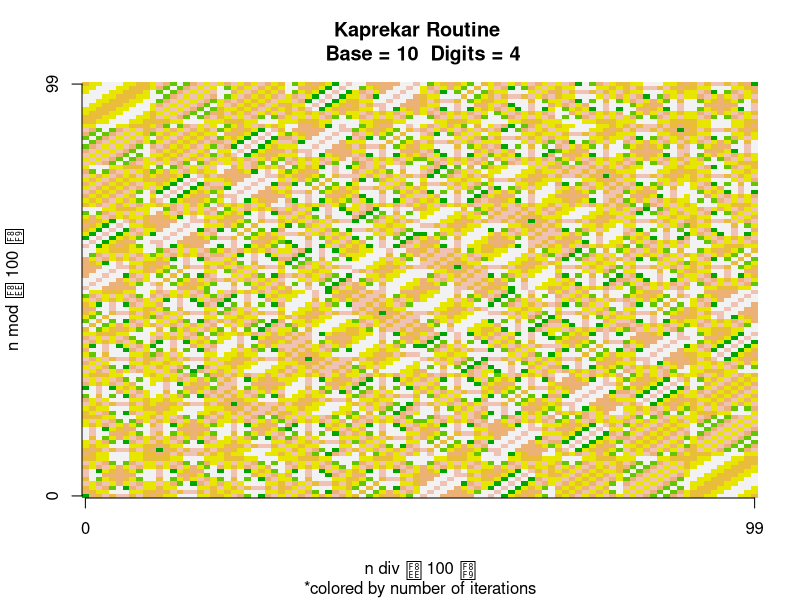

Source code (R):
int.to.digit <- function (num, base)
{
digits <- NULL
while (num != 0)
	{
	digits <- c(digits, num %% base)
	num <- as.integer(num / base)
	}
return(digits)
}

digit.to.int <- function (digits, base)
{
num <- 0
for (i in 1:length(digits))
	num <- num + digits[i]*base^(i-1)
return(num)
}

kaprekar.step <- function (num, base, digit_count)
{
digits <- sort ( int.to.digit(num,base)  )
if (length(digits) < digit_count)
	digits <- c(digits, seq(0,by = 0,length.out = digit_count - length(digits)) )
digits <- sort(digits)
return ( abs(  digit.to.int(rev(digits),base) - digit.to.int(digits,base) )  )
}

kaprekar.routine <- function (num, base, digit_count)
{
if (num == 0)
	return(num)
series <- NULL
repeat
	{
	series <- c(series,num)
	num <- kaprekar.step(num, base, digit_count)
	if (num == 0)
		return(c(series,num))
	if ( any(series == num))
		break
	}
return(series)
}

base <- 10
digit_count <- 4
matrix_length <- sqrt(base^digit_count)
kaprekar_matrix <- matrix(0,matrix_length,matrix_length)
for (i in 0:matrix_length-1 )
	for (j in 0:matrix_length-1)
		kaprekar_matrix[i+1,j+1] = length ( kaprekar.routine(i*matrix_length+j,base,digit_count) ) - 1
image(0:99,0:99,kaprekar_matrix, col = terrain.colors(7), axes = F,main = 'Kaprekar Routine \n Base = 10  Digits = 4',sub = '*colored by number of iterations',xlab = 'n div  100 ',ylab = 'n mod  100 ' )
axis(2,at = c(0,99))
axis(1,at = c(0,99))

cyclic_pattern <- function(k)
{
initial_vector <- kaprekar.routine(1, 10, k)
for (i in 1:(10^k-1))
{
	if ( length( unique(int.to.digit(i,10))) != 1) 
	{
		initial_vector <- intersect(initial_vector, kaprekar.routine(i,10,k) )
	}
}
return(initial_vector)
}

cat('Kaprekar cyclic pattern for base=10 and digit=2 : ','{0}','{',cyclic_pattern(2),'}','\n' )
cat('Kaprekar cyclic pattern for base=10 and digit=3 : ','{0}','{',cyclic_pattern(3),'}','\n' )
cat('Kaprekar cyclic pattern for base=10 and digit=4 : ','{0}','{',cyclic_pattern(4),'}','\n' )
